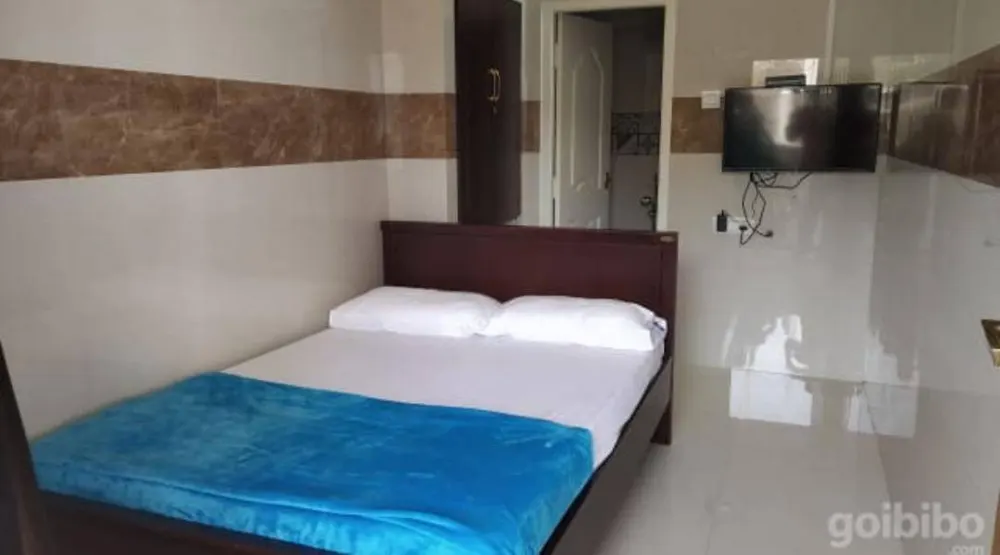
#> input picture img/rooms/aambal.webp, 1000 x 555 px, given in place of logo-gold.webp, which was not available
$ python make-room-cards.py
#> lines starting #> are read from the running program, lines starting #| are printed output that depends on the picture; after the words box and inside, x2 and y2 are one past the last pixel; in counts of white or black regions, pixels touching at a corner belong together; pictures that were not available may be replaced by others from this repository, and a replacement may not be noted
"""Room cards for WhatsApp (Rakesh, 29 Oct 2026: room pics "with reserve now button on the images" like brand carousels).
Each card = room photo + navy band with the logo, room name, one line and a gold RESERVE NOW pill. Run from the repo root:
  python3 tools/make-room-cards.py   ->  img/cards/<room>.jpg (1080x1080)"""
from PIL import Image, ImageDraw, ImageFont, ImageFilter, ImageOps
F = '/usr/share/fonts/opentype/inter/Inter-%s.otf'
font = lambda w, s: ImageFont.truetype(F % w, s)
NAVY, NAVY2, GOLD, GOLDLT, WHITE = (15, 35, 66), (10, 24, 48), (192, 144, 47), (227, 173, 95), (255, 255, 255)
ROOMS = [
  ('aambal', 'Aambal', 'Garden studio · for 2'),
  ('thillai', 'Thillai', 'Family studio · A/C · ground floor'),
  ('marutham', 'Marutham', 'Balcony studio · A/C · sleeps 4'),
  ('mullai', 'Mullai', 'Quiet studio · A/C · sleeps 4'),
  ('paalai', 'Paalai', 'Family studio · A/C · sleeps 5'),
  ('kurinji', 'Kurinji', 'Family studio · A/C · sleeps 5'),
  ('shenbagam', 'Shenbagam', '3-bedroom suite with kitchen'),
  ('mavval', 'Mavval', '3-bedroom premium suite · A/C'),
  ('vaagai', 'Vaagai', '3-bedroom suite · ground floor'),
]
W, PH, BAND = 1080, 840, 240
logo = Image.open('img/logo-gold.webp').convert('RGBA')
logo = logo.resize((int(logo.width * 64 / logo.height), 64), Image.LANCZOS)
#> logo: PIL image 115x64 RGBA
for key, name, line in ROOMS:
    ph = ImageOps.fit(Image.open('img/rooms/%s.webp' % key).convert('RGB'), (W, PH), Image.LANCZOS, centering=(0.5, 0.5))
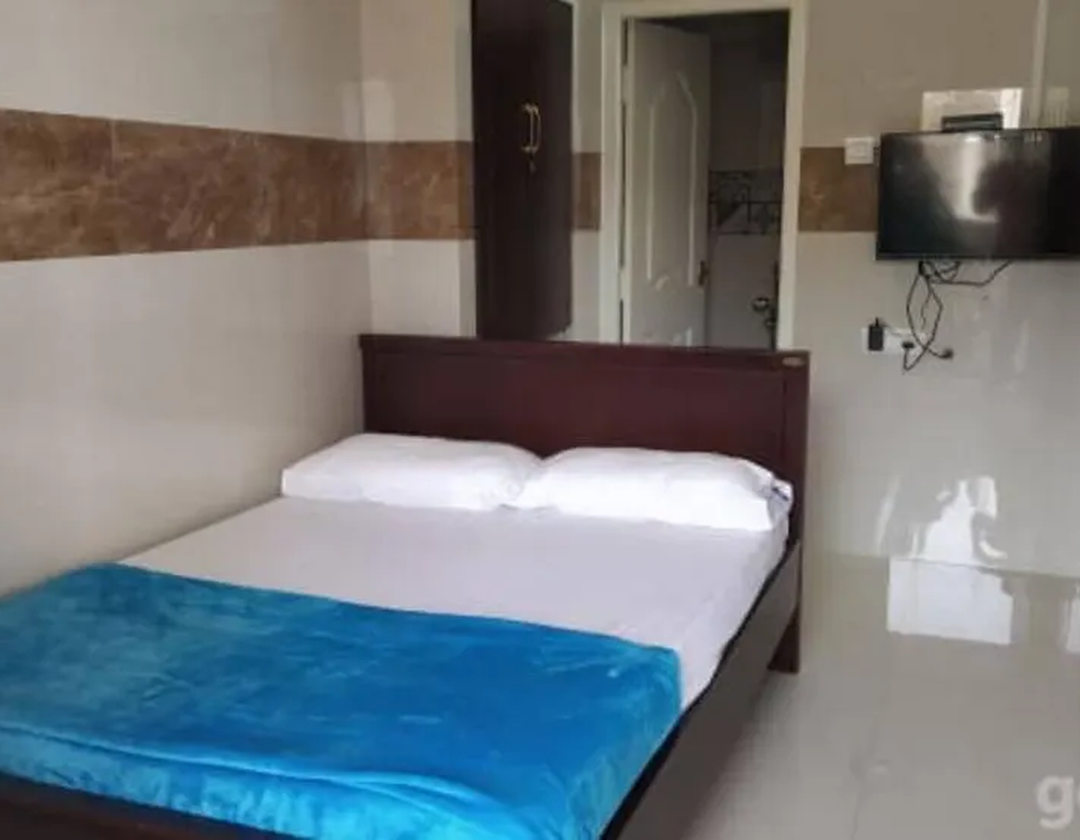
#> ph: PIL image 1080x840 RGB; mean R, G, B 113.6, 119.8, 123.5
    card = Image.new('RGB', (W, PH + BAND), NAVY)
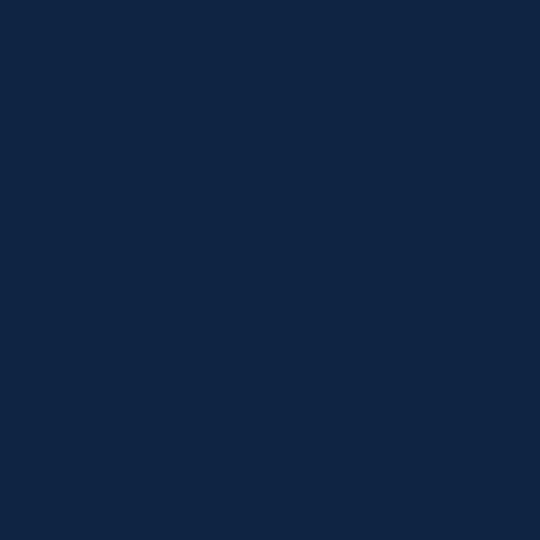
#> card: PIL image 1080x1080 RGB (shown at 1/2 size); mean R, G, B 15, 35, 66
    card.paste(ph, (0, 0))
    d = ImageDraw.Draw(card)
    # soft fade from the photo into the band, then a gold rule
    fade = Image.new('RGBA', (W, 90), (0, 0, 0, 0)); fd = ImageDraw.Draw(fade)
#> after `fade = Image.new('RGBA', (W, 90), (0, 0, 0, 0))`: fade: PIL image 1080x90 RGBA; every value is 0
    for i in range(90): fd.line([(0, i), (W, i)], fill=NAVY + (int(170 * (i / 90) ** 1.6),))
    card.paste(fade, (0, PH - 90), fade)
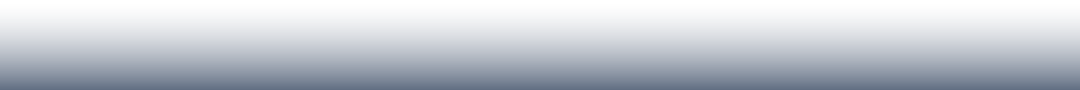
#> fade: PIL image 1080x90 RGBA; mean R, G, B, A 15, 35, 66, 64; transparent parts drawn white
    d.rectangle([0, PH, W, PH + 5], fill=GOLD)
    d.rectangle([0, PH + 5, W, PH + BAND], fill=NAVY)
    # logo badge top-left on the photo
    badge = Image.new('RGBA', (logo.width + 36, logo.height + 24), NAVY2 + (215,))
    bm = Image.new('L', badge.size, 0); ImageDraw.Draw(bm).rounded_rectangle([0, 0, badge.width - 1, badge.height - 1], 18, fill=255)
#> after `bm = Image.new('L', badge.size, 0)`: bm: PIL image 151x88 L; every value is 0
#> after `ImageDraw.Draw(bm).rounded_rectangle([0, 0, badge.width - 1, badge.hei`:
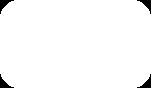
#> bm: PIL image 151x88 L; 97.8% white; 4 black regions, box (x1, y1, x2, y2) and area: (0, 0, 14, 14) 74, (137, 0, 151, 14) 74, (0, 74, 14, 88) 74, (137, 74, 151, 88) 74
    badge.paste(logo, (18, 12), logo); card.paste(badge, (34, 34), bm)
#> after `badge.paste(logo, (18, 12), logo)`:
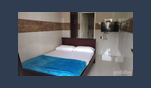
#> badge: PIL image 151x88 RGBA; mean R, G, B, A 68.3, 76.2, 87.5, 237.2; transparent parts drawn white
    # text
    d.text((48, PH + 38), name.upper(), font=font('ExtraBold', 76), fill=WHITE)
    d.text((50, PH + 132), line, font=font('Medium', 36), fill=GOLDLT)
    d.text((50, PH + 182), 'Kutralam Ezhilagam · Courtallam', font=font('Regular', 26), fill=(190, 198, 214))
    # RESERVE NOW pill
    f = font('ExtraBold', 34); t = 'RESERVE NOW  ›'
    tw = d.textlength(t, font=f); pw, phh = int(tw + 64), 84
#> after `tw = d.textlength(t, font=f)`: tw = 279.9
#> after `pw, phh = (int(tw + 64), 84)`: pw = 343; phh = 84
    x0, y0 = W - pw - 44, PH + 78
#> x0 = 693; y0 = 918
    sh = Image.new('RGBA', (pw + 30, phh + 30), (0, 0, 0, 0))
#> sh: PIL image 373x114 RGBA; every value is 0
    ImageDraw.Draw(sh).rounded_rectangle([15, 19, pw + 15, phh + 19], 42, fill=(0, 0, 0, 120))
    sh = sh.filter(ImageFilter.GaussianBlur(8)); card.paste(sh, (x0 - 15, y0 - 15), sh)
#> after `sh = sh.filter(ImageFilter.GaussianBlur(8))`:
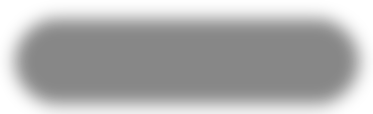
#> sh: PIL image 373x114 RGBA; mean R, G, B, A 0, 0, 0, 77.8; transparent parts drawn white
    d.rounded_rectangle([x0, y0, x0 + pw, y0 + phh], 42, fill=GOLD)
    d.text((x0 + 32, y0 + phh / 2), t, font=f, fill=NAVY2, anchor='lm')
    card.save('img/cards/%s.jpg' % key, quality=86, optimize=True, progressive=True)
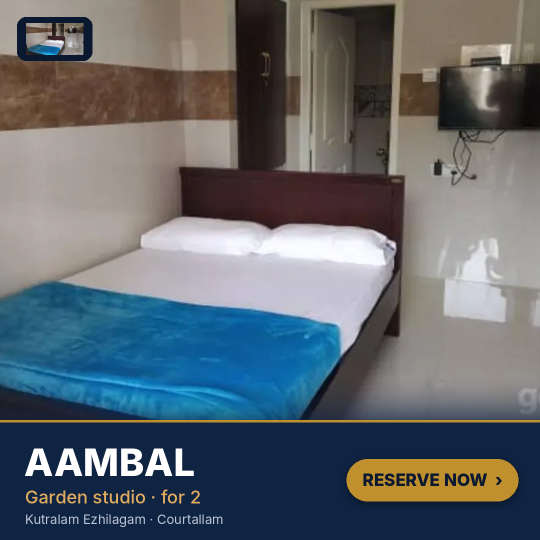
#> saved as aambal.jpg: PIL image 1080x1080 RGB (shown at 1/2 size); mean R, G, B 96.7, 103.5, 109.8
    print(key, card.size)
#| aambal (1080, 1080)
#> pass 2 of the loop `for key, name, line in ROOMS:`:
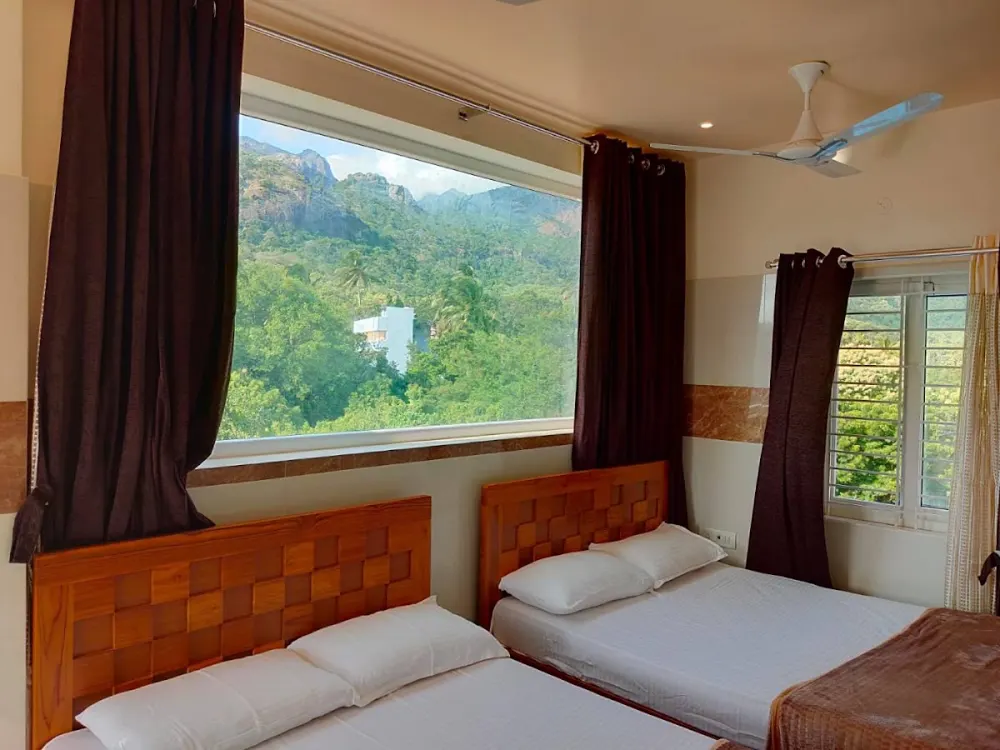
#> input picture img/rooms/kurinji.webp, 1000 x 750 px, given in place of thillai.webp, which was not available
#> `ph = ImageOps.fit(Image.open('img/rooms/%s.webp' % key).convert('RGB')..`:
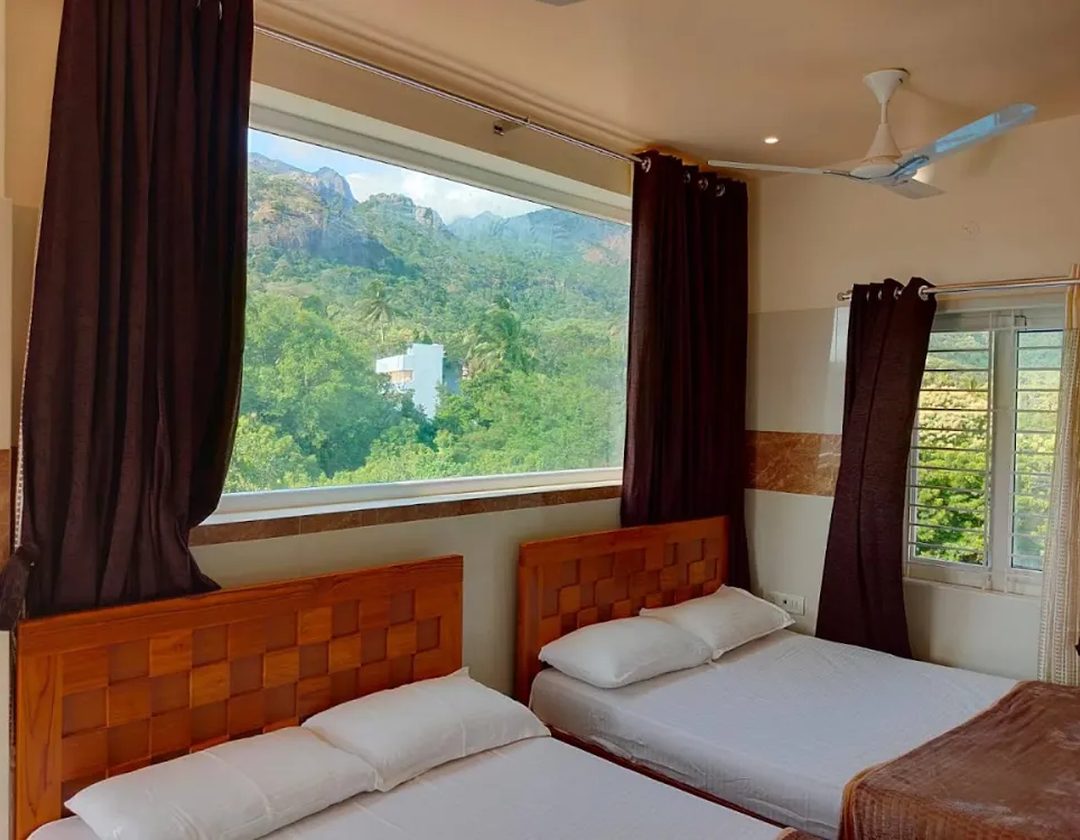
#> ph: PIL image 1080x840 RGB; mean R, G, B 117.3, 100.3, 83
#> `card.save('img/cards/%s.jpg' % key, quality=86, optimize=True, progres..`:
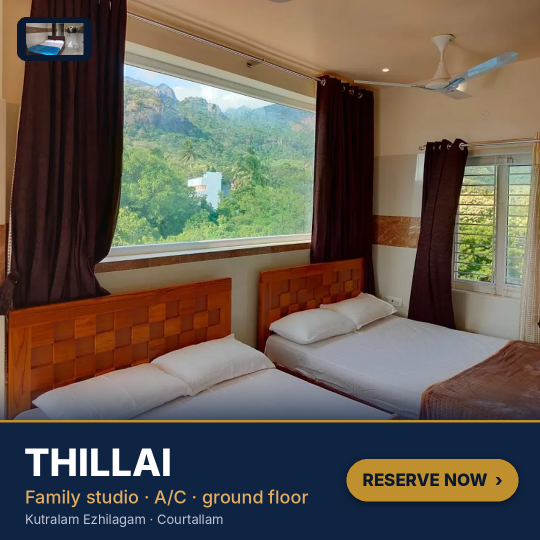
#> saved as thillai.jpg: PIL image 1080x1080 RGB (shown at 1/2 size); mean R, G, B 99.2, 89.3, 79.8
#| thillai (1080, 1080)
#> pass 3 of the loop `for key, name, line in ROOMS:`:
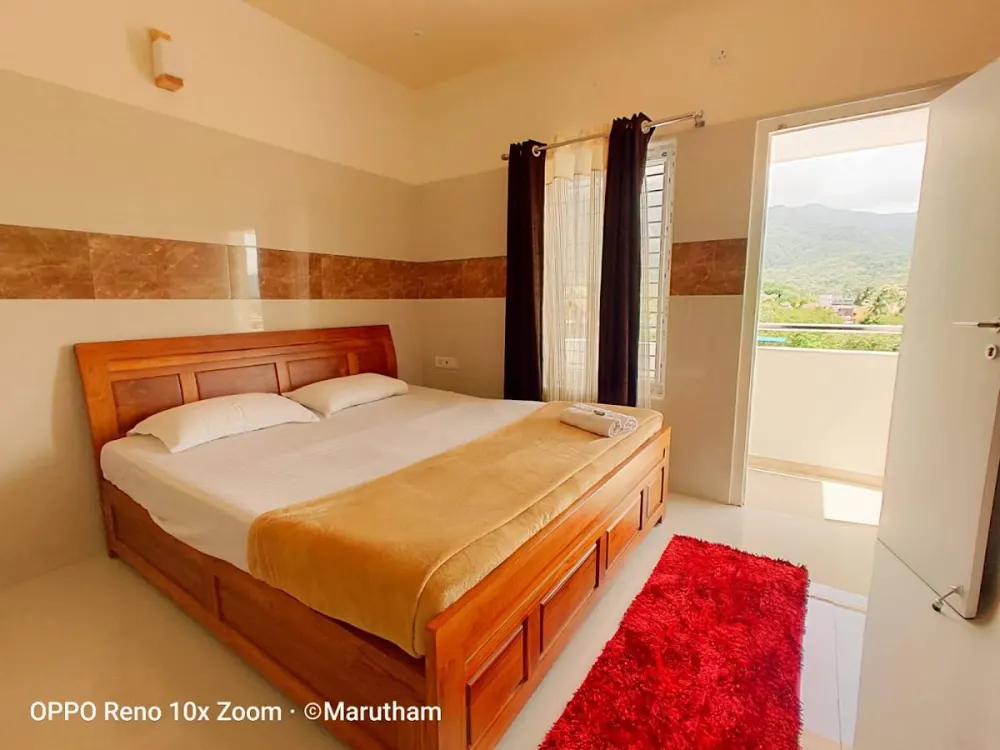
#> input picture img/rooms/marutham.webp, 1000 x 750 px, found by its file name
#> `ph = ImageOps.fit(Image.open('img/rooms/%s.webp' % key).convert('RGB')..`:
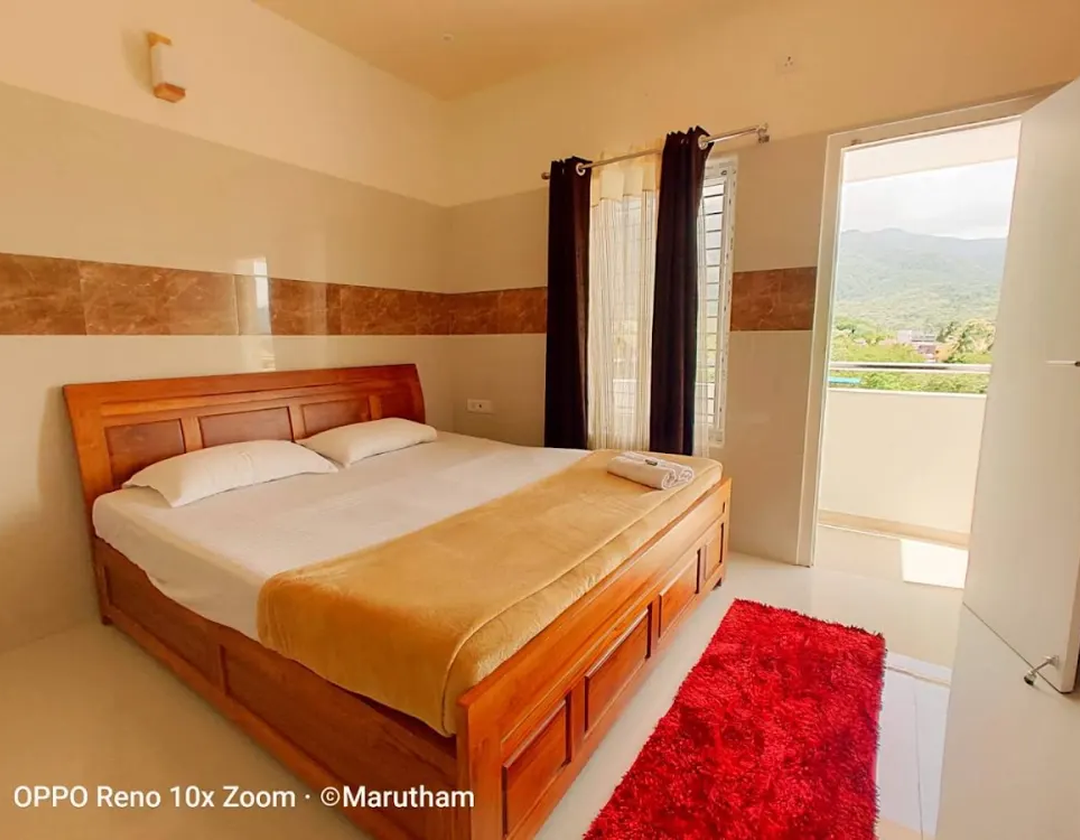
#> ph: PIL image 1080x840 RGB; mean R, G, B 186.6, 134.9, 96
#> `card.save('img/cards/%s.jpg' % key, quality=86, optimize=True, progres..`:
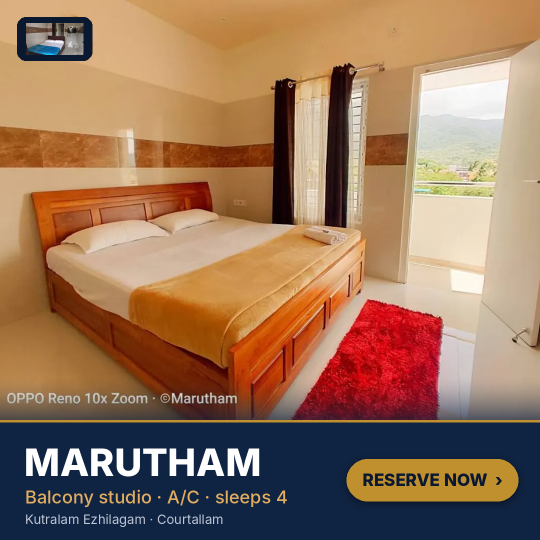
#> saved as marutham.jpg: PIL image 1080x1080 RGB (shown at 1/2 size); mean R, G, B 152, 116.6, 91
#| marutham (1080, 1080)
#> (the run stopped early here; a loop or call above may not have finished)
